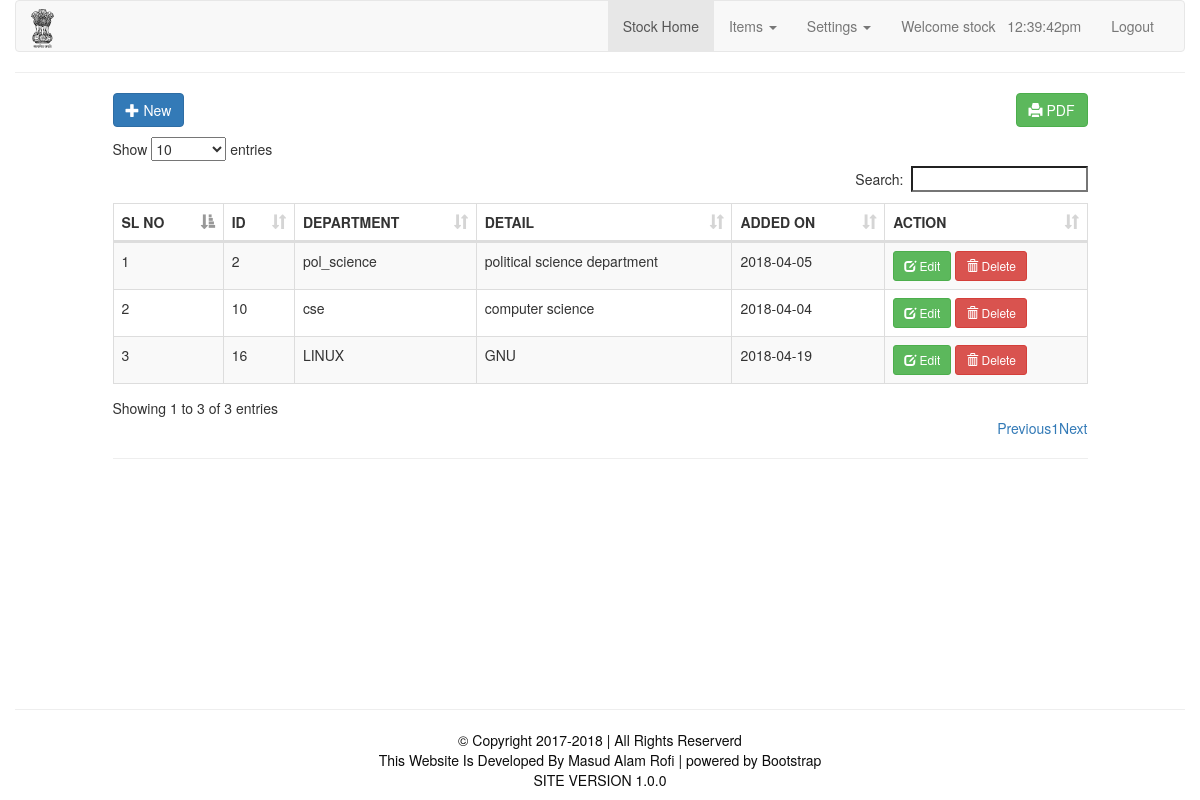
Page /departments.php (signed in) on the committed database.
### tables this page shows
CREATE TABLE IF NOT EXISTS `department` (
  `dept_id` int(11) NOT NULL AUTO_INCREMENT,
  `dept_name` varchar(30) NOT NULL,
  `password` varchar(255) NOT NULL,
  `role` int(11) NOT NULL DEFAULT '0',
  `dept_details` varchar(255) NOT NULL,
  `added_at` date DEFAULT NULL,
  PRIMARY KEY (`dept_id`),
  UNIQUE KEY `dept_name` (`dept_name`),
  KEY `dept_name_2` (`dept_name`)
);

### departments.php (the view, shortened to what this page needs)
<?php
require_once './includes/header.php';
require_once './includes/admin_nav.php';
?>
    <div class="col-sm-10 col-sm-offset-1">
        <div class="row">
            <a href="#addnew" data-toggle="modal" class="btn btn-primary"><span class="glyphicon glyphicon-plus"></span> New</a>
            <a href="./reports/all_departments.php" target="_new" class="btn btn-success pull-right"><span class="glyphicon glyphicon-print"></span> PDF</a>
        </div>
        <div class="" style="height: 10px;">
        </div>
        <div class="row">
            <table id="myTable" class="table table-bordered table-striped table-responsive">
                <thead>
                <th>SL NO</th>
                <th>ID</th>
                <th>DEPARTMENT</th>
                <th>DETAIL</th>
                <th>ADDED ON</th>
                <th>ACTION</th>
                </thead>
                <tbody>
                <?php
                include_once('db.php');
                $sql = "SELECT * FROM `department` WHERE `role` <> '1'";
                $query = $conn->query($sql);
                $i=1;
                while($row = $query->fetch_assoc())
                {
                    echo"<tr>
                    <td>".$i."</td>
					<td>".$row['dept_id']."</td>
					<td>".$row['dept_name']."</td>
					<td>".$row['dept_details']."</td>
					<td>".$row['added_at']."</td>
					<td><a href='#edit_".$row['dept_id']."' class='btn btn-success btn-sm' data-toggle='modal'><span class='glyphicon glyphicon-edit'></span> Edit</a>
					<a href='#delete_".$row['dept_id']."' class='btn btn-danger btn-sm' data-toggle='modal'><span class='glyphicon glyphicon-trash'></span> Delete</a>
					</td>
				</tr>";
                    $i++;
                }
                ?>
                </tbody>
            </table>
            <hr>
        </div>
    </div>
<?php require_once './includes/footer.php'; ?>

### includes/header.php (shortened to what this page needs)
<!doctype html>
<html lang="en">
<head>
    <link rel="stylesheet" href="./assets/bootstrap/css/bootstrap.min.css">
    <link rel="stylesheet" href="../assets/font-awesome-4.7.0/css/font-awesome.min.css">
    <link rel="stylesheet" href="./assets/custom/css/style.css">
    <link rel="stylesheet" href="./assets/plugins/datatables/dataTables.bootstrap.css">
    </head>
<body>
<div class="container-fluid">

### includes/admin_nav.php (shortened to what this page needs)
<nav class="navbar navbar-default">
    <div class="container-fluid">
        <div>
            <a class="navbar-brand" href="#">
                <img alt="SMS" src="./assets/images/logo.svg" style="width:23px; margin-top: -7px;">
            </a>
        </div>
        <div class="collapse navbar-collapse" id="bs-example-navbar-collapse-2">
            <ul class="nav navbar-nav navbar-right">
                <li class="active"><a href="admin_home.php"><?php echo ucwords($_SESSION['dept_name']). ' Home';?><span class="sr-only">(current)</span></a></li>
                <li class="dropdown">
                    <a href="#" class="dropdown-toggle" data-toggle="dropdown" role="button" aria-expanded="false">Items
                        <span class="caret"></span></a>
                </li>
                <li class="dropdown">
                    <a href="#" class="dropdown-toggle" data-toggle="dropdown" role="button" aria-expanded="false">Settings
                        <span class="caret"></span></a>
                </li>
                <li class="text-success"><a href="./view_profile.php">Welcome <?php echo $_SESSION['dept_name'];  echo '&nbsp;&nbsp; '.date('h:i:sa');?></a></li>
                <li><a href="logout.php">Logout</a></li>
            </ul>
        </div>
    </div>
</nav>
<hr>

### includes/footer.php (shortened to what this page needs)
</div>
<div class="container-fluid footer navbar-fixed-bottom">
    <hr>
<footer class="" >
            <p>&copy; Copyright 2017-<?php echo date('Y');?> | All Rights Reserverd <br> This Website Is Developed By Masud Alam Rofi | powered by
            Bootstrap <br>SITE VERSION <?php echo APPVERSION;?>
            </p>
 </footer>
</div>
</body>
</html>

### assets/custom/css/style.css (style rules this page uses)
footer { text-align: center; color: #0c0c0c; }

### rows in the picture
department: dept_id "2", dept_name "pol_science", dept_details "political science department", added_at "2018-04-05"
department: dept_id "10", dept_name "cse", dept_details "computer science", added_at "2018-04-04"
department: dept_id "16", dept_name "LINUX", dept_details "GNU", added_at "2018-04-19"

### other values in the picture
$_SESSION['dept_name'] "Stock"
$_SESSION['dept_name'] "stock"
APPVERSION "1.0.0"
